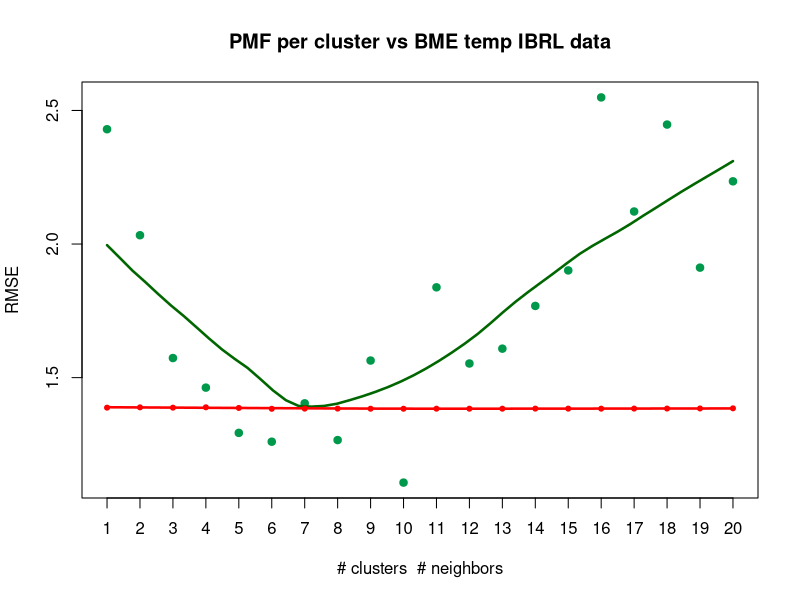
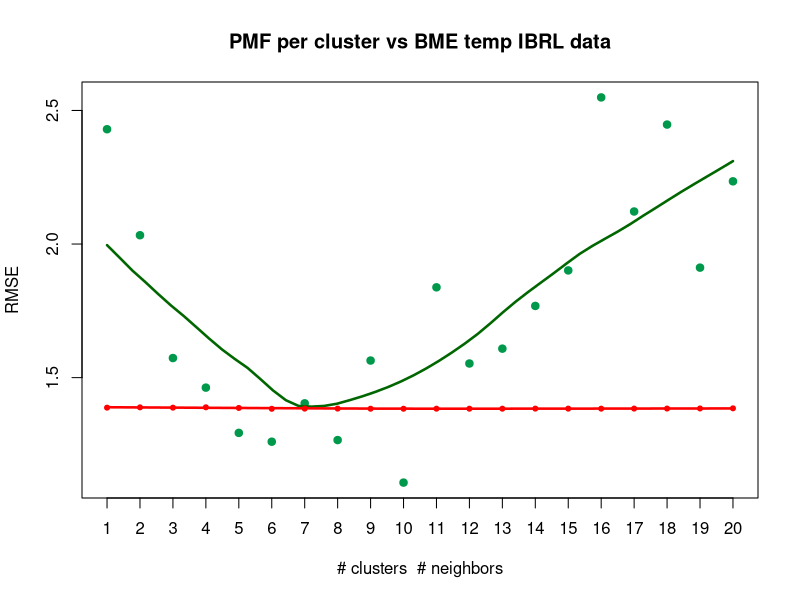

The R script that drew these images, in order:
df = read.table("pmfAures.csv", sep=",")
df[df == "NaN"] = NA

df = data.frame(t(df))
names(df) = c("cl", "time", "rmse")
rmsePMF = tapply(df$rmse, df$cl, mean, na.rm=T)
timePMF = tapply(df$time, df$cl, sum, na.rm=T)


df2 <- read.table("fig2.csv", sep=",", head=F)
names(df2)[2:5] = c("MAPE", "RMSE", "CVRMSE", "time")


plot(1:20, rmsePMF,ylab ="RMSE", xlab="# clusters  # neighbors"
     , main="PMF per cluster vs BME temp IBRL data"#, ylim = c(3,4.5)
     , col="#00994C", pch = 19, xaxt="n")
axis(1, at = 1:20)
with(df, lines(loess.smooth(1:20, rmsePMF),col = "#006600", lwd=2.5))

points(df2$RMSE[1:20], pch = 20,lwd=1, col="red")
with(df2, lines(loess.smooth(1:20, df2$RMSE[1:20]),col = "red", lwd=2.5))



dev.off()
svg(filename="fig7.svg", width = 12, height = 8, pointsize = 12)
plot(1:20, rmsePMF,ylab ="RMSE", xlab="# clusters  # neighbors"
     , main="PMF per cluster vs BME temp IBRL data"#, ylim = c(3,4.5)
     , col="#00994C", pch = 19, xaxt="n")
axis(1, at = 1:20)
with(df, lines(loess.smooth(1:20, rmsePMF),col = "#006600", lwd=2.5))

points(df2$RMSE[1:20], pch = 20,lwd=1, col="red")
with(df2, lines(loess.smooth(1:20, df2$RMSE[1:20]),col = "red", lwd=2.5))

dev.off()
